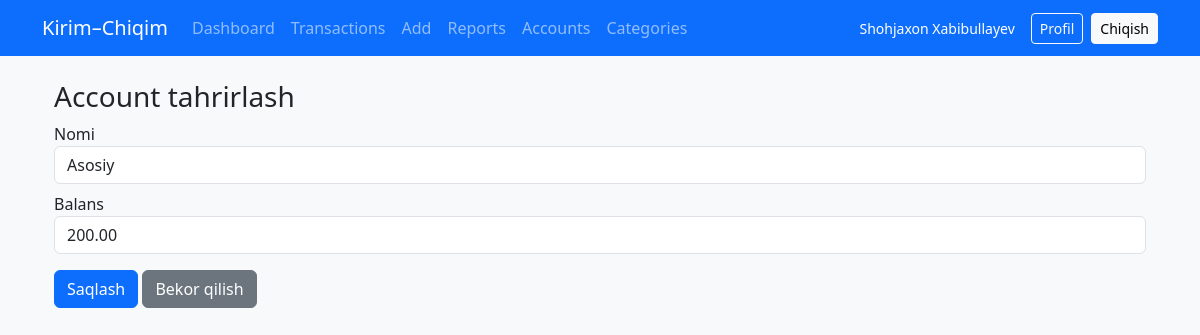
The app's page /accounts/1/edit/ (signed in) with its own data.
### accounts/models.py (models this page shows, shortened)
class CustomUser(AbstractUser):
    email = models.EmailField(unique=True)
    phone = models.CharField(max_length=15, unique=True, null=True, blank=True)
    USERNAME_FIELD = 'email'
    REQUIRED_FIELDS = ['username', 'phone', 'first_name', 'last_name']

### transactions/models.py (models this page shows, shortened)
class Account(models.Model):
    user = models.ForeignKey(User, on_delete=models.CASCADE, related_name="accounts")
    name = models.CharField(max_length=100)
    initial_balance = models.DecimalField(max_digits=14, decimal_places=2, default=0)
    currency = models.CharField(max_length=3, choices=Currency.choices, default=Currency.UZS)

### transactions/views.py (the view)
# urls.py: path("accounts/<int:pk>/edit/", account_edit, name="account_edit"),
@login_required
def account_edit(request, pk):
    account = get_object_or_404(Account, pk=pk, user=request.user)
    if request.method == "POST":
        account.name = request.POST.get("name")
        account.initial_balance = request.POST.get("initial_balance")
        account.save()
        return redirect("transactions:accounts")
    return render(request, "transactions/account_edit.html", {"account": account})

### templates/transactions/account_edit.html (shortened to what this page needs)
{% extends "base.html" %}
{% block content %}
<div class="container mt-4">
  <h3>Account tahrirlash</h3>
  <form method="post">
    <div class="mb-2">
      <label for="id_name">Nomi</label>
      <input type="text" id="id_name" name="name" value="{{ account.name }}" class="form-control">
    </div>
    <div class="mb-2">
        <label for="id_initial_balance">Balans</label>
        <input type="number" id="id_initial_balance" name="initial_balance" value="{{ account.initial_balance }}" class="form-control">
    </div>
    <button class="btn btn-primary mt-2">Saqlash</button>
    <a href="{% url 'transactions:accounts' %}" class="btn btn-secondary mt-2">Bekor qilish</a>
  </form>
</div>
{% endblock %}

### templates/base.html (shortened to what this page needs)
<!DOCTYPE html>
<html lang="uz">
<head>
  <link href="https://cdn.jsdelivr.net/npm/bootstrap@5.3.2/dist/css/bootstrap.min.css" rel="stylesheet">
</head>
<body>
  <nav class="navbar navbar-expand-lg navbar-dark bg-primary">
    <div class="container">
      <a class="navbar-brand" href="{% url 'transactions:dashboard' %}">Kirim–Chiqim</a>
      <div class="collapse navbar-collapse" id="navMain">
        <ul class="navbar-nav me-auto mb-2 mb-lg-0">
          <li class="nav-item"><a class="nav-link" href="{% url 'transactions:dashboard' %}">Dashboard</a></li>
          <li class="nav-item"><a class="nav-link" href="{% url 'transactions:transaction_list' %}">Transactions</a></li>
          <li class="nav-item"><a class="nav-link" href="{% url 'transactions:transaction_create' %}">Add</a></li>
          <li class="nav-item"><a class="nav-link" href="{% url 'transactions:reports' %}">Reports</a></li>
          <li class="nav-item"><a class="nav-link" href="{% url 'transactions:accounts' %}">Accounts</a></li>
          <li class="nav-item"><a class="nav-link" href="{% url 'transactions:categories' %}">Categories</a></li>
        </ul>
        <div class="nav-right">
          {% if user.is_authenticated %}
            <span class="text-white small me-2">{{ user.get_full_name|default:user.email }}</span>
            <a class="btn btn-outline-light btn-sm" href="{% url 'accounts:profile' %}">Profil</a>
            <a class="btn btn-light btn-sm" href="{% url 'accounts:logout' %}">Chiqish</a>
          {% else %}
            <a class="btn btn-outline-light btn-sm" href="{% url 'accounts:login' %}">Kirish</a>
            <a class="btn btn-light btn-sm" href="{% url 'accounts:signup' %}">Ro‘yxatdan o‘tish</a>
          {% endif %}
        </div>
      </div>
    </div>
  </nav>
  <div class="container my-4">
    {% block content %}{% endblock %}
  </div>
</body>
</html>

### templates/base.html (style rules this page uses)
body { background: #f8f9fa; }
.nav-right { display: flex; gap: .5rem; align-items: center; }

### records on screen
CustomUser: get_full_name "Shohjaxon Xabibullayev"
Account: name "Asosiy", initial_balance "200.00"
